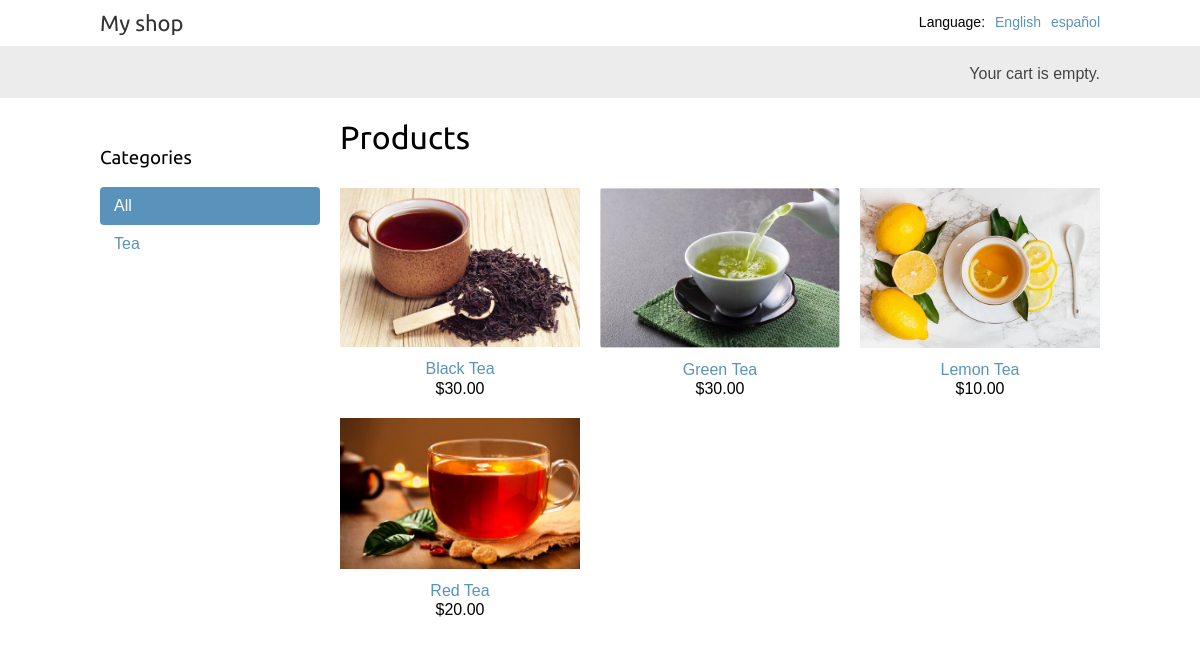
The page /en/ on the database its author committed.
### shop/models.py (models this page shows, shortened)
class Category(models.Model):
    name = models.CharField(max_length=200)
    slug = models.SlugField(max_length=200,
                            unique=True)
    class Meta:
        ordering = ['name']
        indexes = [
            models.Index(fields=['name']),
        ]
        verbose_name = 'category'
        verbose_name_plural = 'categories'
    def get_absolute_url(self):
        return reverse('shop:product_list_by_category',
                       args=[self.slug])

class Product(models.Model):
    category = models.ForeignKey(Category,
                                 related_name='products',
                                 on_delete=models.CASCADE)
    name = models.CharField(max_length=200)
    slug = models.SlugField(max_length=200)
    image = models.ImageField(upload_to='products/%Y/%m/%d',
                              blank=True)
    description = models.TextField(blank=True)
    price = models.DecimalField(max_digits=10,
                                decimal_places=2)
    available = models.BooleanField(default=True)
    created = models.DateTimeField(auto_now_add=True)
    updated = models.DateTimeField(auto_now=True)
    class Meta:
        ordering = ['name']
        indexes = [
            models.Index(fields=['id', 'slug']),
            models.Index(fields=['name']),
            models.Index(fields=['-created']),
        ]
    def get_absolute_url(self):
        return reverse('shop:product_detail',
                       args=[self.id, self.slug])

### shop/views.py (the view)
# urls.py: path('', views.product_list, name='product_list'),
def product_list(request, category_slug=None):
    category = None
    categories = Category.objects.all()
    products = Product.objects.filter(available=True)
    if category_slug:
        category = get_object_or_404(Category, slug=category_slug)
        products = products.filter(category=category)
    return render(request,
                  'shop/product/list.html',
                  {'category': category,
                   'categories': categories,
                   'products': products})

### cart/cart.py (called while the page is built)
    def __len__(self):
        return sum(item['quantity'] for item in self.cart.values())

### cart/context_processors.py (called while the page is built)
def cart(request):
    return {'cart': Cart(request)}

### shop/templates/shop/product/list.html (shortened to what this page needs)
{% extends "shop/base.html" %}
{% load i18n %}
{% load static %}
{% block content %}
  <div id="sidebar">
    <h3>{% trans "Categories" %}</h3>
    <ul>
      <li {% if not category %}class="selected"{% endif %}>
        <a href="{% url "shop:product_list" %}">{% trans "All" %}</a>
      </li>
      {% for c in categories %}
        <li {% if category.slug == c.slug %}class="selected"{% endif %}>
          <a href="{{ c.get_absolute_url }}">{{ c.name }}</a>
        </li>
      {% endfor %}
    </ul>
  </div>
  <div id="main" class="product-list">
    <h1>{% if category %}{{ category.name }}{% else %}{% trans "Products" %}{% endif %}</h1>
    {% for product in products %}
      <div class="item">
        <a href="{{ product.get_absolute_url }}">
          <img src="{% if product.image %}{{ product.image.url }}{% else %}{% static "img/no_image.png" %}{% endif %}">
        </a>
        <a href="{{ product.get_absolute_url }}">{{ product.name }}</a>
        <br>
        ${{ product.price }}
      </div>
    {% endfor %}
  </div>
{% endblock %}

### shop/templates/shop/base.html (shortened to what this page needs)
{% load i18n %}
{% load static %}
<!DOCTYPE html>
<html>
  <head>
    <link href="{% static "css/base.css" %}" rel="stylesheet">
  </head>
  <body>
    <div id="header">
      <a href="/" class="logo">{% trans "My shop" %}</a>
      {% get_current_language as LANGUAGE_CODE %}
      {% get_available_languages as LANGUAGES %}
      {% get_language_info_list for LANGUAGES as languages %}
      <div class="languages">
        <p>{% trans "Language" %}:</p>
        <ul class="languages">
          {% for language in languages %}
            <li>
              <a href="/{{ language.code }}/"
              {% if language.code == LANGUAGE_CODE %} class="selected"{% endif %}>
                {{ language.name_local }}
              </a>
            </li>
          {% endfor %}
        </ul>
      </div>
    </div>
    <div id="subheader">
      <div class="cart">
        {% with total_items=cart|length %}
          {% if total_items > 0 %}
            {% trans "Your cart" %}:
            <a href="{% url "cart:cart_detail" %}">
              {% blocktrans with total=cart.get_total_price count items=total_items %}
                {{ items }} item, ${{ total }}
              {% plural %}
                {{ items }} items, ${{ total }}
              {% endblocktrans %}
            </a>
          {% elif not order %}
            {% trans "Your cart is empty." %}
          {% endif %}
        {% endwith %}
      </div>
    </div>
    <div id="content">
      {% block content %}
      {% endblock %}
    </div>
  </body>
</html>

### shop/static/css/base.css (style rules this page uses)
body { margin:0; padding:0; font-family:helvetica, sans-serif; }
h1, h2, h3, h4, h5 , h6 { font-family: 'Ubuntu', sans-serif; font-weight:normal; }
a { text-decoration:none; color:#5993bb; }
#header { padding:10px 100px; font-size:18px; overflow:auto; }
#subheader { background:#ececec; color:#444; padding:15px 100px; overflow:auto; }
#header .logo { font-family: 'Ubuntu', sans-serif; float:left; color:#333; font-size:22px; margin-right:10%; }
#subheader .cart { float:right; padding-top:4px; }
#content { padding:0 100px; overflow:hidden; }
#sidebar { width:220px; padding:30px 20px 0 0; float:left; }
#sidebar ul { margin:0; padding:0; }
#sidebar ul li { margin:0; list-style:none; padding:10px 14px; }
#sidebar ul li a { display:block; }
#sidebar ul li.selected { background:#5993bb; border-radius:4px; }
#sidebar ul li.selected a { color:#fff; }
#main { float:left; width: 96%; margin-right:-220px; overflow:hidden; }
.product-list .item { width:25%; padding:10px 20px 10px 0; float:left; text-align:center; line-height:1.2; }
.product-list .item img { width:100%; margin-bottom:8px; }
.languages { float:right; padding-top:4px; font-size:14px; }
.languages ul { list-style:none; margin:0; padding:0; float:left; }
.languages ul li { float:left; margin:0 0 0 10px; font-size:14px; }
.languages p { float:left; margin:0; }

### rows shown on the page
Category: name "Tea"
Product: image (picture), name "Black Tea", price "30.00"
Product: image (picture), name "Green Tea", price "30.00"
Product: image (picture), name "Lemon Tea", price "10.00"
Product: image (picture), name "Red Tea", price "20.00"

### other values the page prints
{{ language.name_local }} "English" "español"
